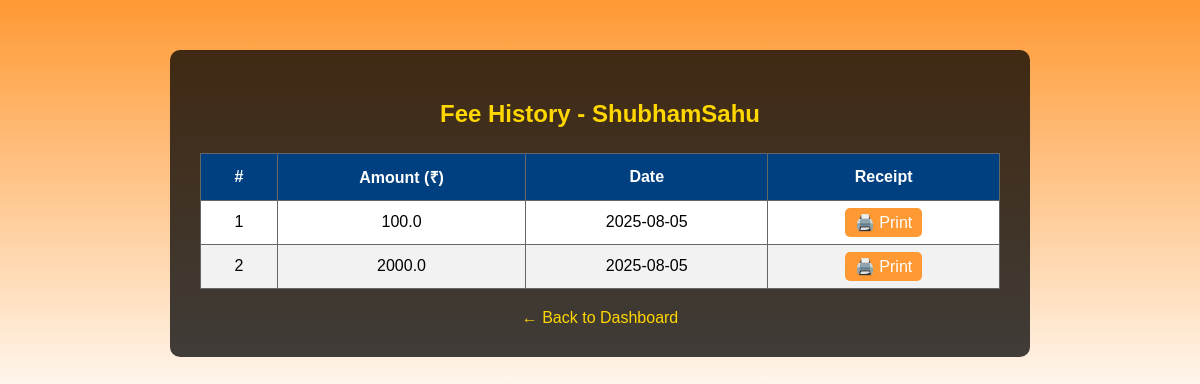
The app's page /fee-history/9 with its own data.
### tables this page shows
CREATE TABLE members (
    id INTEGER PRIMARY KEY AUTOINCREMENT,
    name TEXT NOT NULL,
    phone TEXT,
    photo TEXT,
    start_date TEXT,
    end_date TEXT
);

CREATE TABLE fees (
    id INTEGER PRIMARY KEY AUTOINCREMENT,
    member_id INTEGER,
    amount REAL,
    date TEXT,
    FOREIGN KEY (member_id) REFERENCES members(id)
);

### app.py (the view)
@app.route('/fee-history/<int:member_id>')
def fee_history(member_id):
    conn = get_db_connection()
    member = conn.execute("SELECT * FROM members WHERE id = ?", (member_id,)).fetchone()
    history = conn.execute("SELECT * FROM fees WHERE member_id = ? ORDER BY date DESC", (member_id,)).fetchall()
    conn.close()
    return render_template('fee_history.html', member=member, history=history)

### app.py (called while the page is built)
def get_db_connection():
    conn = sqlite3.connect(DB_PATH)
    conn.row_factory = sqlite3.Row
    return conn

### templates/fee_history.html (shortened to what this page needs)
<!DOCTYPE html>
<html>
<head>
</head>
<body>
    <div class="container">
        <h2>Fee History - {{ member.name }}</h2>
        <table>
            <thead>
                <tr>
                    <th>#</th>
                    <th>Amount (₹)</th>
                    <th>Date</th>
                    <th>Receipt</th>
                </tr>
            </thead>
            <tbody>
                {% for fee in history %}
                <tr>
                    <td>{{ loop.index }}</td>
                    <td>{{ fee.amount }}</td>
                    <td>{{ fee.date }}</td>
                    <td><a class="print-btn" href="/print-receipt/{{ fee.id }}" target="_blank">🖨️ Print</a></td>
                </tr>
                {% endfor %}
            </tbody>
        </table>
        <div class="back-link">
            <a href="/dashboard">← Back to Dashboard</a>
        </div>
    </div>
</body>
</html>

### templates/fee_history.html (style rules this page uses)
body { font-family: Arial, sans-serif; margin: 0; padding: 0; background: linear-gradient(to bottom, #FF9933 0%, #ffffff 50%, #138808 100%); min-height: 100vh; }
.container { max-width: 800px; margin: auto; background: rgba(0, 0, 0, 0.75); padding: 30px; margin-top: 50px; border-radius: 10px; color: white; }
h2 { text-align: center; color: #FFD700; }
table { width: 100%; border-collapse: collapse; margin-top: 25px; background: white; color: black; }
th, td { padding: 12px; border: 1px solid #666; text-align: center; }
th { background-color: #004080; color: white; }
tr:nth-child(even) { background-color: #f2f2f2; }
.back-link { text-align: center; margin-top: 20px; }
.back-link a { color: #FFD700; text-decoration: none; }
.print-btn { padding: 6px 10px; background: #FF9933; color: white; border: none; border-radius: 5px; text-decoration: none; }

### records on screen
members: name "ShubhamSahu"
fees: amount "100.0", date "2025-08-05"
fees: amount "2000.0", date "2025-08-05"
